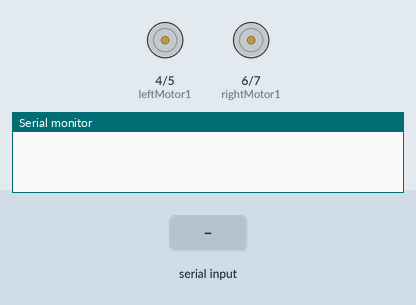
Bench run of a sketch on a simulated Arduino Uno, built with avr-gcc and run on an emulated ATmega328P. Parts: motor-driver pin pairs drawn as motors (green arrow = first pin HIGH = forward, orange = second pin HIGH = backward, longer = more drive), the last lines printed to the serial monitor. Inputs (shaded band) come from the test bench.

Above: at 1.2 s.
1.3 s: "F" received over Serial
At 1.8 s:
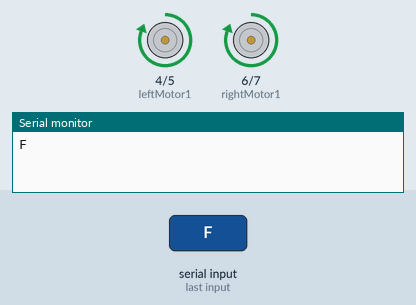
2.8 s: "B" received over Serial
At 4.0 s:
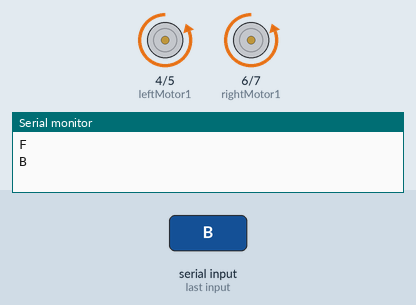
4.3 s: "L" received over Serial
At 5.3 s:
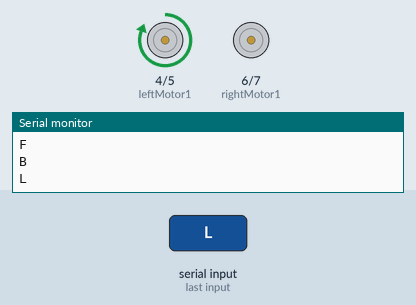
5.8 s: "R" received over Serial
At 6.4 s:
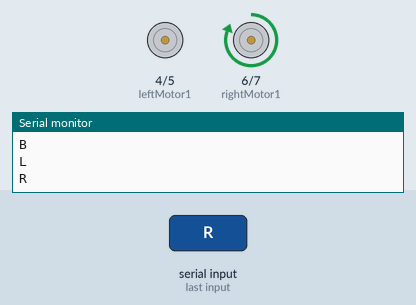
Timing chart, 0 to 8.3 s (numbered marks = the images above; inputs shaded):
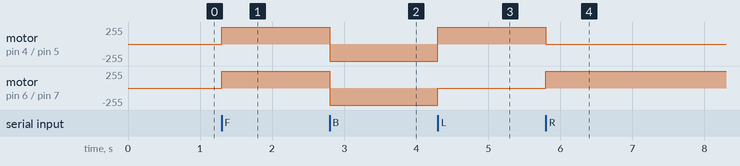

Measured:
- after the input at 1.3 s, motor on pin 4 (leftMotor1) / pin 5 (leftMotor2), motor on pin 6 (rightMotor1) / pin 7 (rightMotor2): stopped → forward 255/255 at once
- after the input at 2.8 s, motor on pin 4 (leftMotor1) / pin 5 (leftMotor2), motor on pin 6 (rightMotor1) / pin 7 (rightMotor2): forward 255/255 → backward 255/255 at once
- after the input at 4.3 s, motor on pin 4 (leftMotor1) / pin 5 (leftMotor2): backward 255/255 → forward 255/255 at once; motor on pin 6 (rightMotor1) / pin 7 (rightMotor2): backward 255/255 → stopped at once
- after the input at 5.8 s, motor on pin 4 (leftMotor1) / pin 5 (leftMotor2): forward 255/255 → stopped at once; motor on pin 6 (rightMotor1) / pin 7 (rightMotor2): stopped → forward 255/255 at once

The sketch:

Soccer-Robot-Code.ino
```cpp
int leftMotor1=4;
int leftMotor2=5;
int rightMotor1=6;
int rightMotor2=7;
char t;

void setup() {
pinMode(leftMotor1,OUTPUT);   //left motors  forward
pinMode(leftMotor2,OUTPUT);   //left motors reverse
pinMode(rightMotor1,OUTPUT);   //right  motors forward
pinMode(rightMotor2,OUTPUT);   //right motors reverse

Serial.begin(9600); //begin on correct baud rate

}

void loop() {
if(Serial.available()){
  t = Serial.read();
  Serial.println(t);
}

if(t == 'F'){            //move  forward(all motors rotate in forward direction)
  digitalWrite(leftMotor1,HIGH);
  digitalWrite(leftMotor2,LOW);

  digitalWrite(rightMotor1,HIGH);
  digitalWrite(rightMotor2,LOW);
}
else if(t == 'B'){      //move reverse (all  motors rotate in reverse direction)
  digitalWrite(leftMotor1,LOW);
  digitalWrite(leftMotor2,HIGH);

  digitalWrite(rightMotor1,LOW);
  digitalWrite(rightMotor2,HIGH);
}

else if(t == 'L'){      //turn right (left side motors rotate in forward direction,  right side motors doesn't rotate)
  digitalWrite(leftMotor1,HIGH);
  digitalWrite(leftMotor2,LOW);

  digitalWrite(rightMotor1,LOW);
  digitalWrite(rightMotor2,LOW);
}

else  if(t == 'R'){      //turn left (right side motors rotate in forward direction, left  side motors doesn't rotate)
  digitalWrite(leftMotor1,LOW);
  digitalWrite(leftMotor2,LOW);

  digitalWrite(rightMotor1,HIGH);
  digitalWrite(rightMotor2,LOW);
}


else if(t == 'S'){      //STOP (all motors stop)
  digitalWrite(leftMotor1,LOW);
  digitalWrite(leftMotor2,LOW);
  digitalWrite(rightMotor1,LOW);
  digitalWrite(rightMotor2,LOW);
}
}
```
